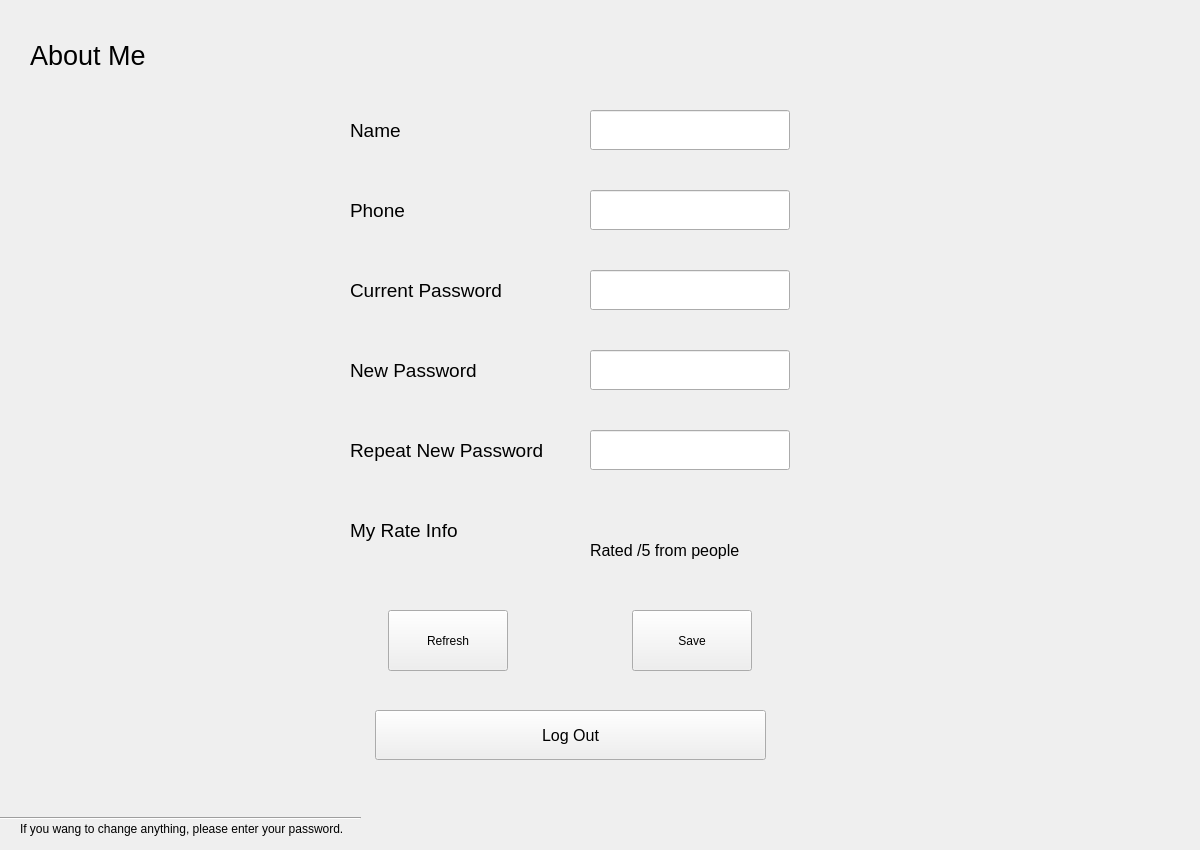
<?xml version="1.0" encoding="UTF-8"?>
<ui version="4.0">
 <class>AboutMeWidget</class>
 <widget class="QWidget" name="AboutMeWidget">
  <property name="geometry">
   <rect>
    <x>0</x>
    <y>0</y>
    <width>1200</width>
    <height>850</height>
   </rect>
  </property>
  <property name="windowTitle">
   <string>Form</string>
  </property>
  <widget class="QLabel" name="label">
   <property name="geometry">
    <rect>
     <x>30</x>
     <y>20</y>
     <width>141</width>
     <height>71</height>
    </rect>
   </property>
   <property name="font">
    <font>
     <pointsize>20</pointsize>
    </font>
   </property>
   <property name="text">
    <string>About Me</string>
   </property>
  </widget>
  <widget class="QLabel" name="label_2">
   <property name="geometry">
    <rect>
     <x>350</x>
     <y>100</y>
     <width>220</width>
     <height>60</height>
    </rect>
   </property>
   <property name="font">
    <font>
     <pointsize>14</pointsize>
    </font>
   </property>
   <property name="text">
    <string>Name</string>
   </property>
  </widget>
  <widget class="QLabel" name="label_3">
   <property name="geometry">
    <rect>
     <x>350</x>
     <y>180</y>
     <width>220</width>
     <height>60</height>
    </rect>
   </property>
   <property name="font">
    <font>
     <pointsize>14</pointsize>
    </font>
   </property>
   <property name="text">
    <string>Phone</string>
   </property>
  </widget>
  <widget class="QLabel" name="label_4">
   <property name="geometry">
    <rect>
     <x>350</x>
     <y>260</y>
     <width>220</width>
     <height>60</height>
    </rect>
   </property>
   <property name="font">
    <font>
     <pointsize>14</pointsize>
    </font>
   </property>
   <property name="text">
    <string>Current Password</string>
   </property>
  </widget>
  <widget class="QLabel" name="label_5">
   <property name="geometry">
    <rect>
     <x>350</x>
     <y>340</y>
     <width>220</width>
     <height>60</height>
    </rect>
   </property>
   <property name="font">
    <font>
     <pointsize>14</pointsize>
    </font>
   </property>
   <property name="text">
    <string>New Password</string>
   </property>
  </widget>
  <widget class="QLabel" name="label_6">
   <property name="geometry">
    <rect>
     <x>350</x>
     <y>420</y>
     <width>220</width>
     <height>60</height>
    </rect>
   </property>
   <property name="font">
    <font>
     <pointsize>14</pointsize>
    </font>
   </property>
   <property name="text">
    <string>Repeat New Password</string>
   </property>
  </widget>
  <widget class="QLineEdit" name="nameEdit">
   <property name="geometry">
    <rect>
     <x>590</x>
     <y>110</y>
     <width>200</width>
     <height>40</height>
    </rect>
   </property>
   <property name="font">
    <font>
     <pointsize>14</pointsize>
    </font>
   </property>
  </widget>
  <widget class="QLineEdit" name="phoneEdit">
   <property name="geometry">
    <rect>
     <x>590</x>
     <y>190</y>
     <width>200</width>
     <height>40</height>
    </rect>
   </property>
   <property name="font">
    <font>
     <pointsize>14</pointsize>
    </font>
   </property>
  </widget>
  <widget class="QLineEdit" name="currentPassword">
   <property name="geometry">
    <rect>
     <x>590</x>
     <y>270</y>
     <width>200</width>
     <height>40</height>
    </rect>
   </property>
   <property name="font">
    <font>
     <pointsize>14</pointsize>
    </font>
   </property>
   <property name="echoMode">
    <enum>QLineEdit::Password</enum>
   </property>
  </widget>
  <widget class="QLineEdit" name="newPassword">
   <property name="geometry">
    <rect>
     <x>590</x>
     <y>350</y>
     <width>200</width>
     <height>40</height>
    </rect>
   </property>
   <property name="font">
    <font>
     <pointsize>14</pointsize>
    </font>
   </property>
   <property name="echoMode">
    <enum>QLineEdit::Password</enum>
   </property>
  </widget>
  <widget class="QLineEdit" name="repeatNewPassword">
   <property name="geometry">
    <rect>
     <x>590</x>
     <y>430</y>
     <width>200</width>
     <height>40</height>
    </rect>
   </property>
   <property name="font">
    <font>
     <pointsize>14</pointsize>
    </font>
   </property>
   <property name="echoMode">
    <enum>QLineEdit::Password</enum>
   </property>
  </widget>
  <widget class="QLabel" name="rateLabel">
   <property name="geometry">
    <rect>
     <x>350</x>
     <y>500</y>
     <width>220</width>
     <height>60</height>
    </rect>
   </property>
   <property name="font">
    <font>
     <pointsize>14</pointsize>
    </font>
   </property>
   <property name="text">
    <string>My Rate Info</string>
   </property>
  </widget>
  <widget class="QLabel" name="rateInfo">
   <property name="geometry">
    <rect>
     <x>590</x>
     <y>540</y>
     <width>201</width>
     <height>21</height>
    </rect>
   </property>
   <property name="font">
    <font>
     <pointsize>12</pointsize>
    </font>
   </property>
   <property name="text">
    <string>Rated /5 from people</string>
   </property>
  </widget>
  <widget class="QLabel" name="label_8">
   <property name="geometry">
    <rect>
     <x>20</x>
     <y>820</y>
     <width>351</width>
     <height>18</height>
    </rect>
   </property>
   <property name="text">
    <string>If you wang to change anything, please enter your password.</string>
   </property>
  </widget>
  <widget class="Line" name="line">
   <property name="geometry">
    <rect>
     <x>0</x>
     <y>810</y>
     <width>361</width>
     <height>16</height>
    </rect>
   </property>
   <property name="orientation">
    <enum>Qt::Horizontal</enum>
   </property>
  </widget>
  <widget class="QWidget" name="horizontalLayoutWidget">
   <property name="geometry">
    <rect>
     <x>270</x>
     <y>610</y>
     <width>601</width>
     <height>61</height>
    </rect>
   </property>
   <layout class="QHBoxLayout" name="horizontalLayout">
    <item>
     <widget class="QPushButton" name="refreshInfoButton">
      <property name="sizePolicy">
       <sizepolicy hsizetype="Minimum" vsizetype="Minimum">
        <horstretch>0</horstretch>
        <verstretch>0</verstretch>
       </sizepolicy>
      </property>
      <property name="minimumSize">
       <size>
        <width>80</width>
        <height>0</height>
       </size>
      </property>
      <property name="maximumSize">
       <size>
        <width>120</width>
        <height>16777215</height>
       </size>
      </property>
      <property name="text">
       <string>Refresh</string>
      </property>
     </widget>
    </item>
    <item>
     <widget class="QPushButton" name="submitInfoButton">
      <property name="sizePolicy">
       <sizepolicy hsizetype="Minimum" vsizetype="Minimum">
        <horstretch>0</horstretch>
        <verstretch>0</verstretch>
       </sizepolicy>
      </property>
      <property name="minimumSize">
       <size>
        <width>80</width>
        <height>0</height>
       </size>
      </property>
      <property name="maximumSize">
       <size>
        <width>120</width>
        <height>16777215</height>
       </size>
      </property>
      <property name="text">
       <string>Save</string>
      </property>
     </widget>
    </item>
   </layout>
  </widget>
  <widget class="QPushButton" name="logoutButton">
   <property name="geometry">
    <rect>
     <x>375</x>
     <y>710</y>
     <width>391</width>
     <height>50</height>
    </rect>
   </property>
   <property name="font">
    <font>
     <pointsize>12</pointsize>
    </font>
   </property>
   <property name="text">
    <string>Log Out</string>
   </property>
  </widget>
 </widget>
 <resources/>
 <connections/>
</ui>
